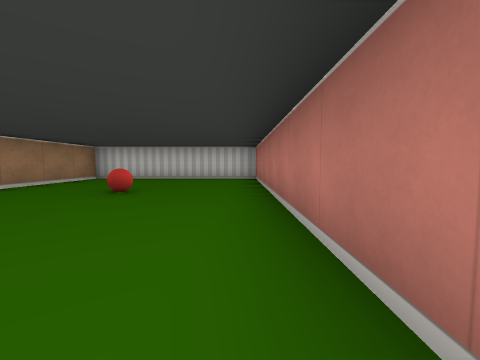
View 1 (above)

24 first-person views from a walk through a cub3D level. The camera is about half as high as the walls, tilts 4° down and sees 90° across. The floor is counted in squares. Each view is taken from the middle of a square. On the plan, view 1 faces up. The plan holds only what a view shows up to about 9 squares ahead; the rest is blank.

View 2
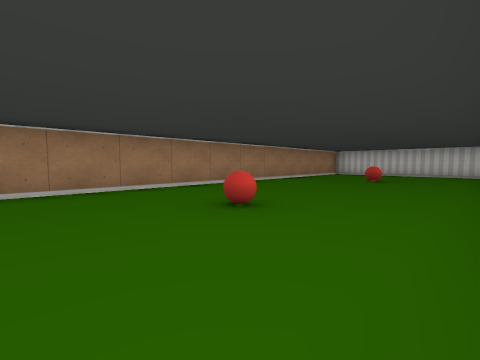

View 3
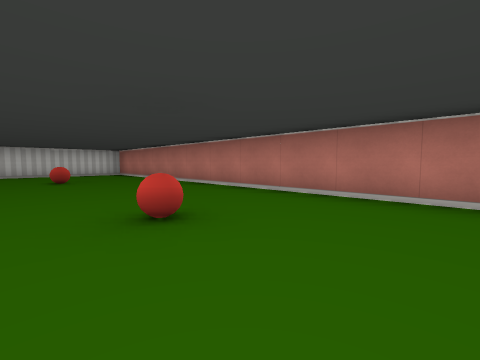

View 4
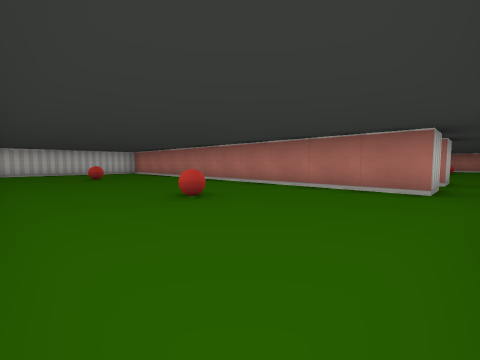

View 5
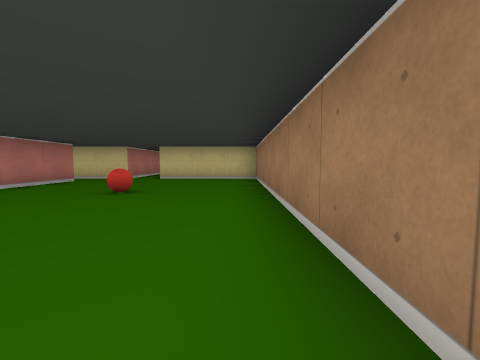

View 6
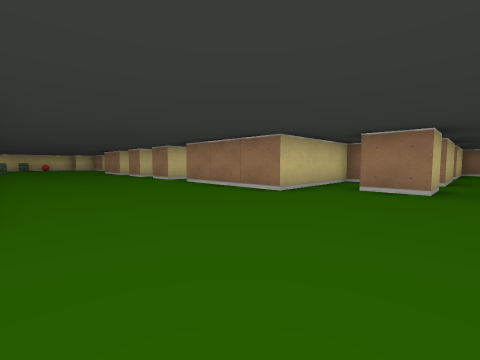

View 7
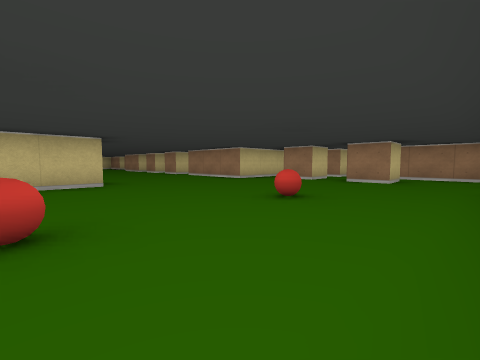

View 8
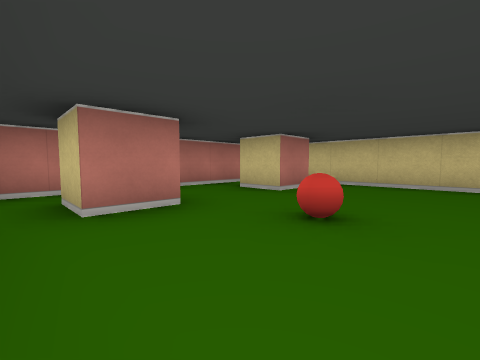

View 9
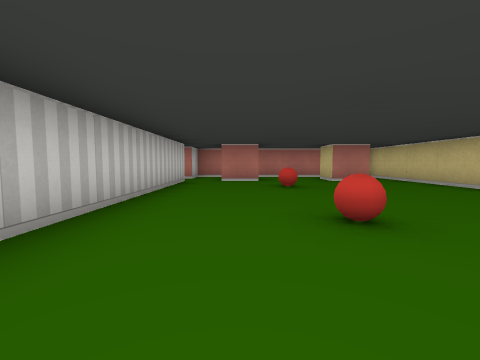

View 10
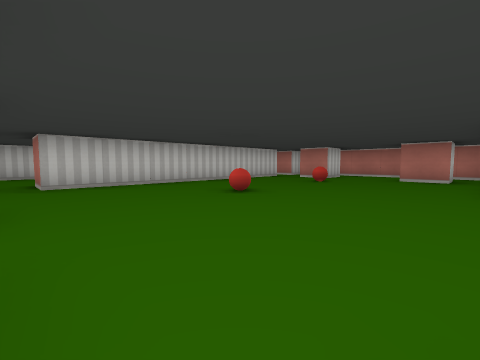

View 11
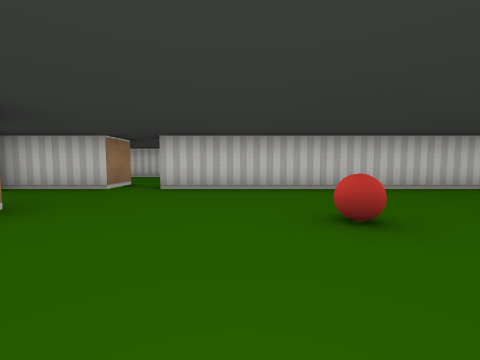

View 12
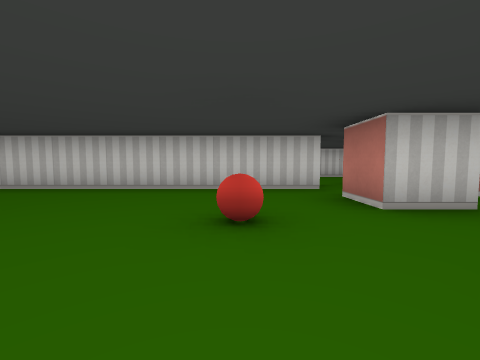

View 13
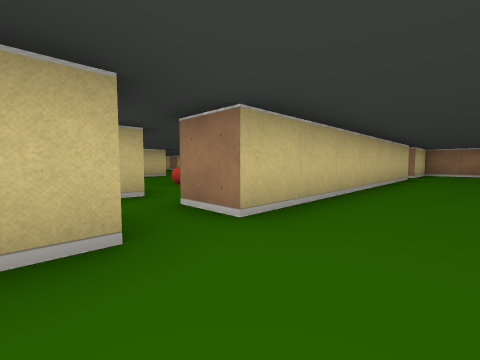

View 14
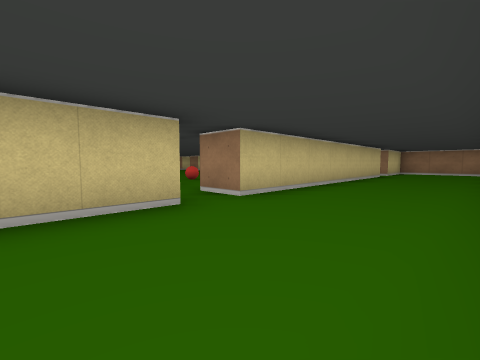

View 15
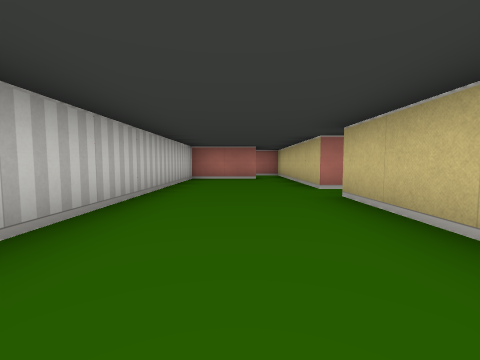

View 16
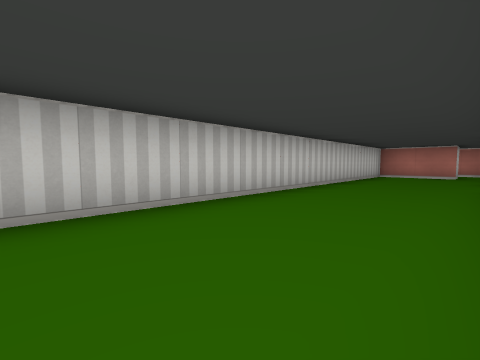

View 17
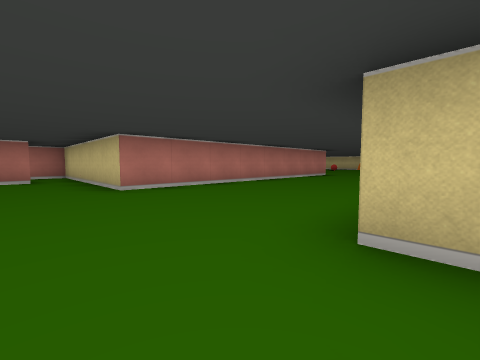

View 18
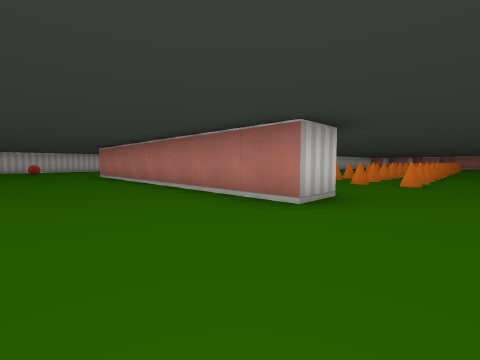

View 19
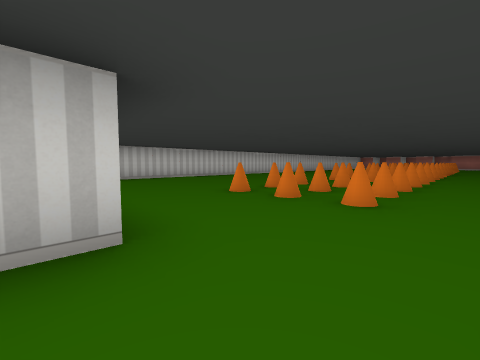

View 20
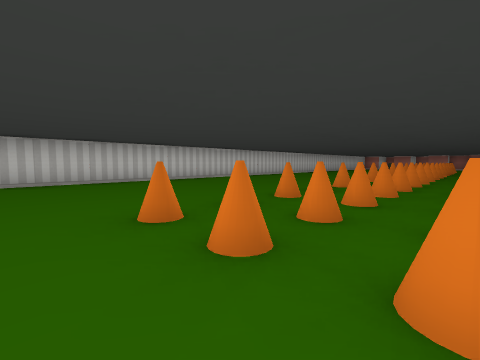

View 21
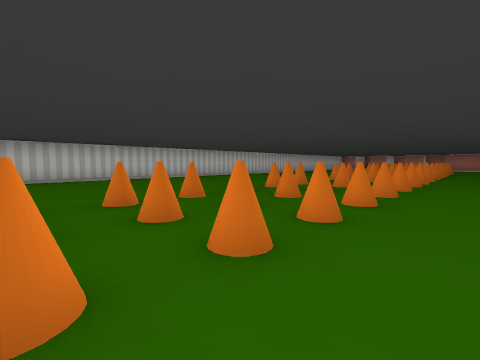

View 22
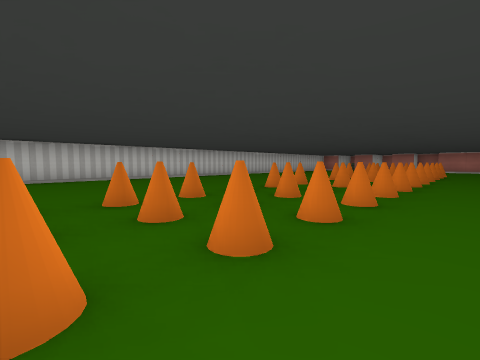

View 23
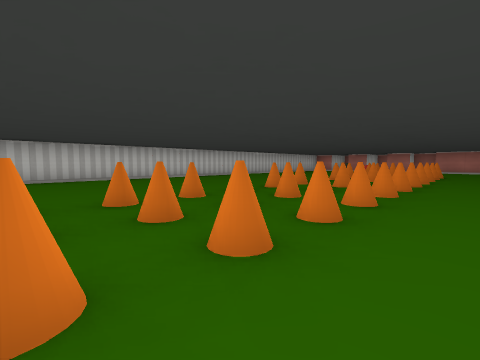

View 24
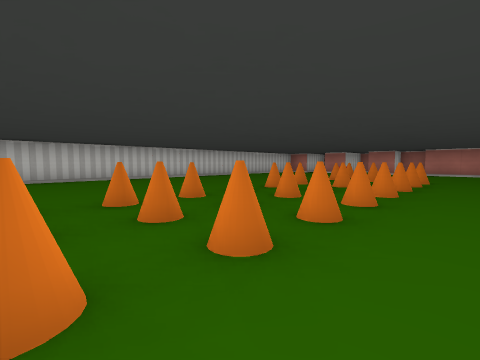

### Floor plan
Points are (right, up) in squares from view 1. A wall is a line through its corners. A room is listed if a view was taken in it or the views show most of it. See-through windows are left out.
Room 1 (views 1, 2, 3, 4, 5)
walls: (-0.5, -4.5) (1.5, -4.5); (1.5, -3.5) (0.5, -3.5) (0.5, 7.5) (-4.5, 7.5) (-4.5, -4.5) (-1.5, -4.5)
ways out: opening at (1, -4) to room 2; opening at (-1, -4)
objects: ball (-2, -1); ball (-2, 4)
Room 2 (views 6, 7, 8, 9, 10, 11, 12, 17, 18, 19, 20, 21, 22, 23, 24)
walls: (9.6, -14.5) (8.5, -14.5) (8.5, -6.5) (13.5, -6.5) (13.5, -0.5) (12.5, -0.5); (12.5, -5.5) (11.5, -5.5) (11.5, -4.5) (12.5, -4.5); (25.2, -8.5) (10.9, -8.5); (12.6, -2.5) (11.5, -2.5) (11.5, -1.5) (12.5, -1.5); (4.5, -10.5) (4.5, -11.5); (4, -12.5) (4.5, -12.5) (4.5, -13.4); (11.5, -0.5) (4.5, -0.5); (31.5, -16) (31.5, -14.6); (2.4, -4.5) (3.5, -4.5) (3.5, -5.5); (1.5, -4.5) (1.5, -6.5) (4.5, -6.5) (4.5, -9.5); (2.5, -2.5) (3.5, -2.5) (3.5, -3.5) (2.5, -3.5); (3.5, -0.5) (1.5, -0.5); (1.5, -1) (1.5, -2.8)
ways out: opening at (1, -4) to room 1; opening at (4, 0) to room 3; opening at (12, 0) to room 3; opening at (4, -10)
objects: ball (7, -3); ball (10, -3); cone (12, -15); cone (12, -14); cone (12, -13); cone (13, -15); cone (13, -14); cone (13, -13); cone (14, -15); cone (14, -14); cone (14, -13); cone (15, -15); cone (15, -14); cone (15, -13); cone (16, -15); cone (16, -14); cone (16, -13); cone (17, -15); cone (17, -14); cone (17, -13); cone (18, -15); cone (18, -14); cone (18, -13); cone (19, -15); cone (19, -14); cone (19, -13); cone (20, -15); cone (20, -14); cone (20, -13); cone (21, -15); cone (21, -14); cone (21, -13); cone (22, -15); cone (22, -14); cone (22, -13); cone (23, -15); cone (23, -14); other object (23, -13); cone (24, -15); other object (24, -14); cone (24, -13); cone (25, -15); cone (25, -14); cone (25, -13); cone (26, -15); other object (26, -14); cone (27, -15); other object (27, -14); other object (27, -13); other object (28, -13)
Room 3 (views 13, 14, 15, 16)
walls: (12.5, -0.5) (12.5, 0.5) (17, 0.5); (4.5, -0.5) (4.5, 0.5) (11.5, 0.5) (11.5, -0.5); (1.8, 0.5) (3.5, 0.5) (3.5, -0.5); (16.5, 1.5) (15.5, 1.5) (15.5, 3.5) (2.1, 3.5); (1.5, 3) (1.5, 0.6)
ways out: opening at (4, 0) to room 2; opening at (12, 0) to room 2; opening at (16, 1)

Positions as (right, up) in squares from view 1, and headings:
1: (0, 0), facing up
2: (0, -3), facing up-left
3: (-3, -3), facing up-right
4: (-4, -4), facing up-right
5: (-4, 3), facing down
6: (8, -4), facing down-left
7: (10, -1), facing down-left
8: (9, -1), facing down-right
9: (5, -2), facing right
10: (4, -6), facing up-right
11: (6, -5), facing up
12: (10, -5), facing up
13: (13, 2), facing down-left
14: (14, 3), facing down-left
15: (8, 2), facing right
16: (6, 1), facing up-right
17: (4, -5), facing down-right
18: (6, -16), facing up-right
19: (9, -16), facing up-right
20: (11, -15), facing up-right
21: (13, -16), facing up-right
22: (16, -16), facing up-right
23: (17, -16), facing up-right
24: (20, -16), facing up-right
